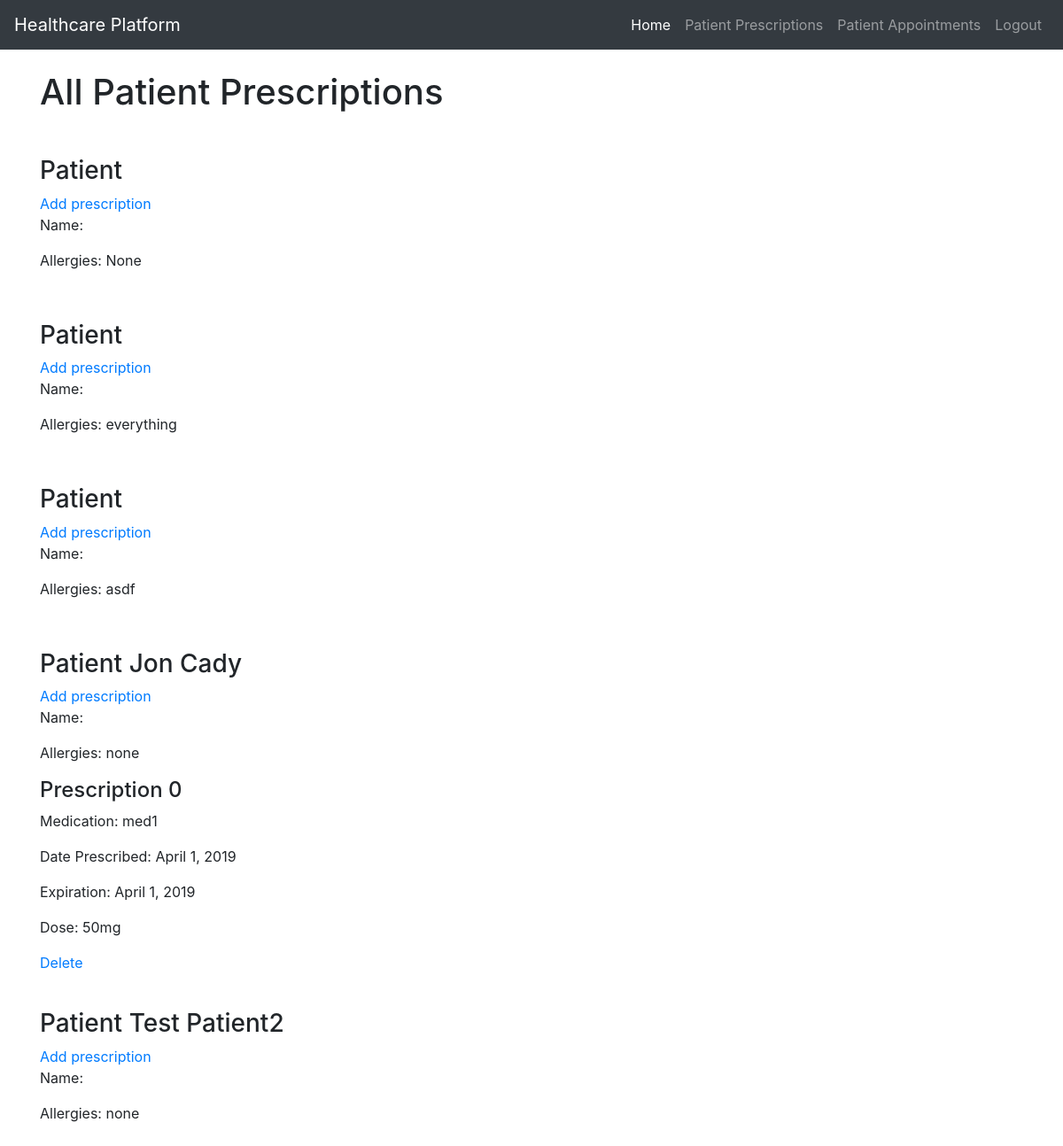
Page /provider_prescription (signed in) on the earlier database version.
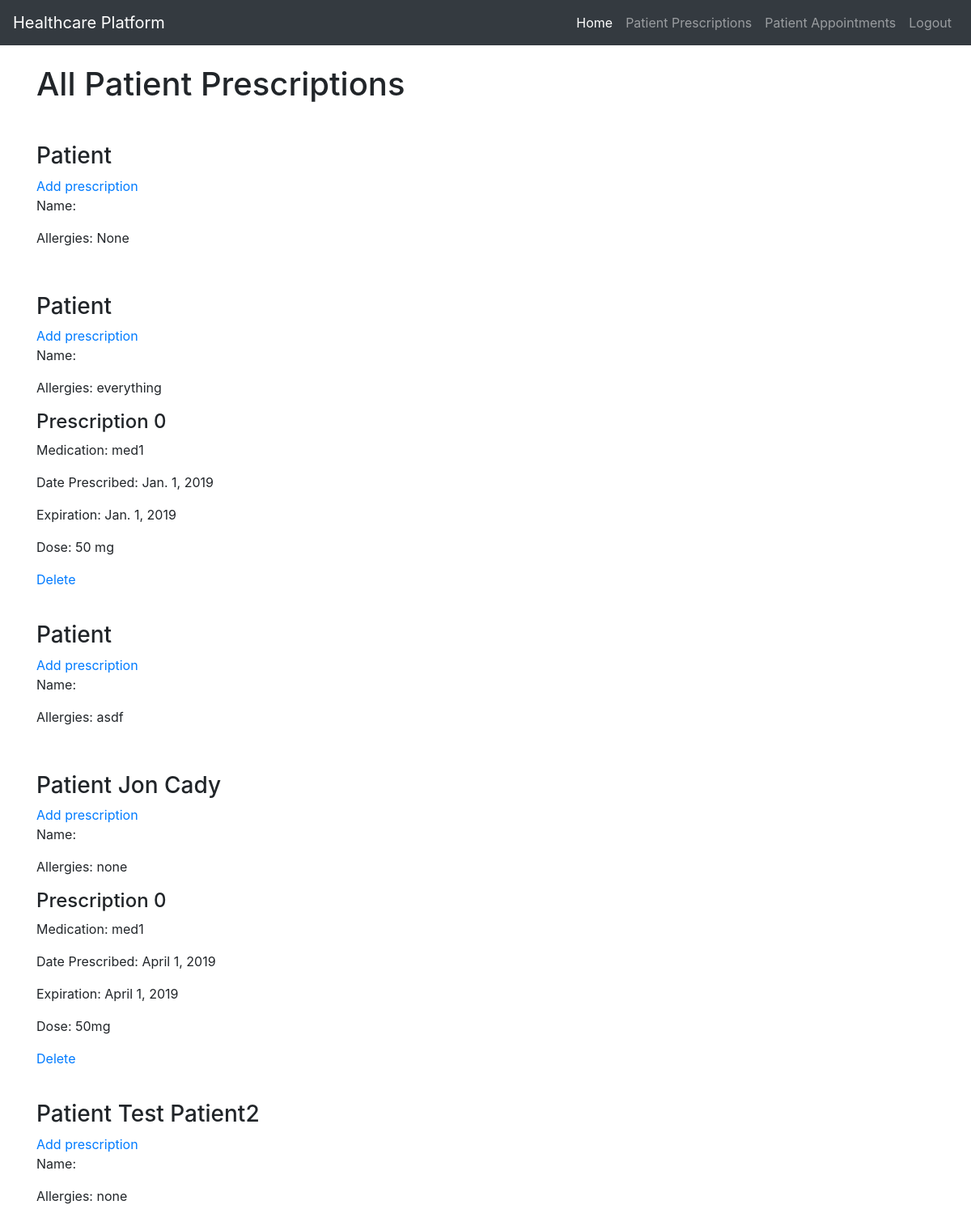
Same page on the later database version.
### dbApp/models.py (models this page shows, shortened)
class Patient(models.Model):
    user = models.OneToOneField(User, on_delete=models.CASCADE)
    birthdate = models.DateField()
    age = models.SmallIntegerField()
    allergies = models.CharField(blank=True, default='', max_length=128)
    provider = models.ForeignKey('Provider', on_delete=models.SET_NULL, null=True, related_name='provider_patient')
    prescriptions = models.ManyToManyField('Prescription', related_name='patient_prescriptions', blank=True)

class Prescription(models.Model):
    id = models.AutoField(primary_key=True)
    patient = models.ForeignKey('Patient', null=True, on_delete=models.SET_NULL)
    medication = models.ForeignKey('Medication', null=True, on_delete=models.SET_NULL)
    date_prescribed = models.DateField()
    expiration = models.DateField()
    dose = models.CharField(max_length=30)

class Medication(models.Model):
    name = models.CharField(max_length=30, unique=True)
    instructions = models.CharField(max_length=30)
    recommended_dose = models.CharField(max_length=30)

### frontend/views.py (the view)
# urls.py: path('provider_prescription', render_provider_prescription, name="provider_prescription"),
def render_provider_prescription(request):
    if request.method != "GET":
        return Response('Method not allowed', status=status.HTTP_405_METHOD_NOT_ALLOWED)
    try:
        provider = request.user.provider
        return render(request, 'provider_prescription.html')
    except:
        return redirect('homepage')

### templates/provider_prescription.html
{% extends 'base.html' %}
{% block content %}
<h1>All Patient Prescriptions</h1>
<div style="padding-bottom:40px"></div>
{% if user.is_authenticated %}
    {% for patient in user.provider.patients.all %}
        <div>
            <h3>Patient  {{patient.user.first_name}} {{patient.user.last_name}}</h3>
            <a href="{% url 'add_prescription' %}">Add prescription</a>
            <p>Name:  {{ patient.fullname }}</p>
            <p>Allergies:  {{ patient.allergies }}</p>
            {% for prescription in patient.prescriptions.all %}
                <div>
                    <h4>Prescription  {{forloop.counter0}}</h3>
                    <p>Medication:  {{ prescription.medication.name }}</p>
                    <p>Date Prescribed:  {{ prescription.date_prescribed }}</p>
                    <p>Expiration:  {{ prescription.expiration }}</p>
                    <p>Dose:  {{ prescription.dose }}</p>
                </div>
                <a href="{% url 'delete_prescription' prescription.id %}">Delete</a>
            {% endfor %}
        <div style="padding-bottom:40px"></div>
        </div>
    {% endfor %}
{% endif %}
{% endblock %}

Differences in the rows shown:
added Prescription: medication.name "med1", date_prescribed "Jan. 1, 2019", expiration "Jan. 1, 2019", dose "50 mg", shown under Patient "everything"
